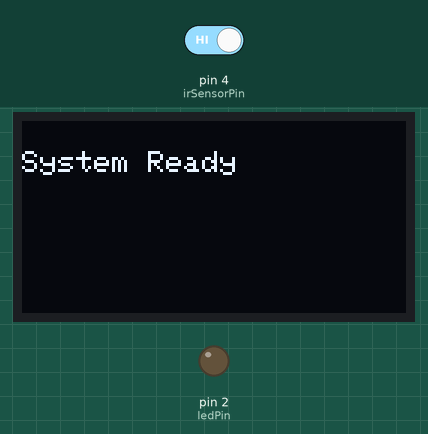
Simulated run of this sketch. Board: Arduino Uno, built with avr-gcc and run on an emulated ATmega328P. Parts: 128×64 one-colour display, output pins drawn as LEDs (lit = HIGH). Inputs (shaded band) come from the test bench; at power-on: pin 4 (irSensorPin) HIGH. What the sketch prints to the serial monitor is not drawn.

Above: at 0.1 s.
2.3 s: pin 4 (irSensorPin) driven LOW
At 2.7 s:
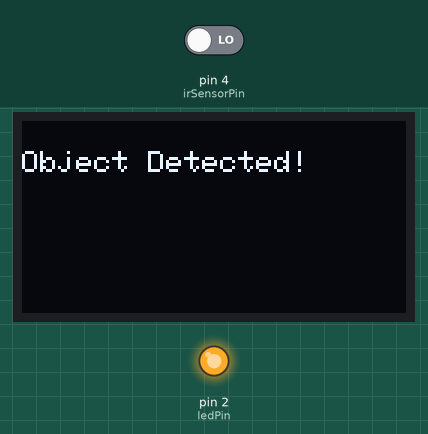
3.9 s: pin 4 (irSensorPin) driven HIGH
At 5.0 s:
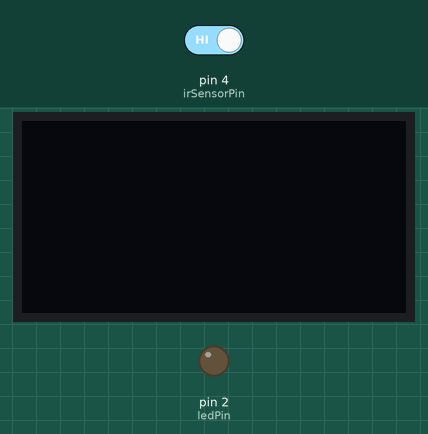
Timing chart, 0 to 6.9 s (numbered marks = the images above; inputs shaded):
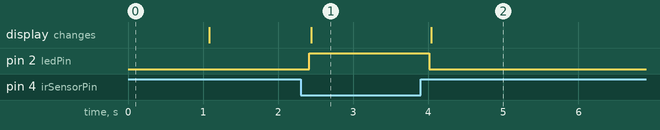

The sketch:

functionality_wh_arduino.ino
```cpp
#include <Wire.h>
#include <Adafruit_GFX.h>
#include <Adafruit_SSD1306.h>

#define SCREEN_WIDTH 128
#define SCREEN_HEIGHT 64
#define OLED_RESET    -1

Adafruit_SSD1306 display(SCREEN_WIDTH, SCREEN_HEIGHT, &Wire, OLED_RESET);

// Pin definitions
const int ledPin = 2;
const int irSensorPin = 4;

void setup() {
  pinMode(ledPin, OUTPUT);
  pinMode(irSensorPin, INPUT);

  Serial.begin(9600);

  // OLED setup
  if (!display.begin(SSD1306_SWITCHCAPVCC, 0x3C)) {
    Serial.println(F("SSD1306 allocation failed"));
    for (;;); // Don't proceed, loop forever
  }

  display.clearDisplay();
  display.setTextSize(1);
  display.setTextColor(SSD1306_WHITE);
  display.setCursor(0, 10);
  display.println("System Ready");
  display.display();
  delay(1000);
  display.clearDisplay();
}

void loop() {
  int sensorState = digitalRead(irSensorPin); // LOW = object detected

  if (sensorState == LOW) {
    digitalWrite(ledPin, HIGH);

    display.clearDisplay();
    display.setCursor(0, 10);
    display.println("Object Detected!");
    display.display();

    Serial.println("Object Detected");
  } else {
    digitalWrite(ledPin, LOW);

    display.clearDisplay();
    display.display(); // Clearing the screen
    Serial.println("No Object");
  }

  delay(200);
}
```

Measured:
- after the input at 2.3 s, pin 2 (ledPin): LOW → HIGH after 0.12 s; the display: changes after 0.14 s (image 1)
- after the input at 3.9 s, pin 2 (ledPin): HIGH → LOW after 0.11 s; the display: changes after 0.14 s (image 2)
